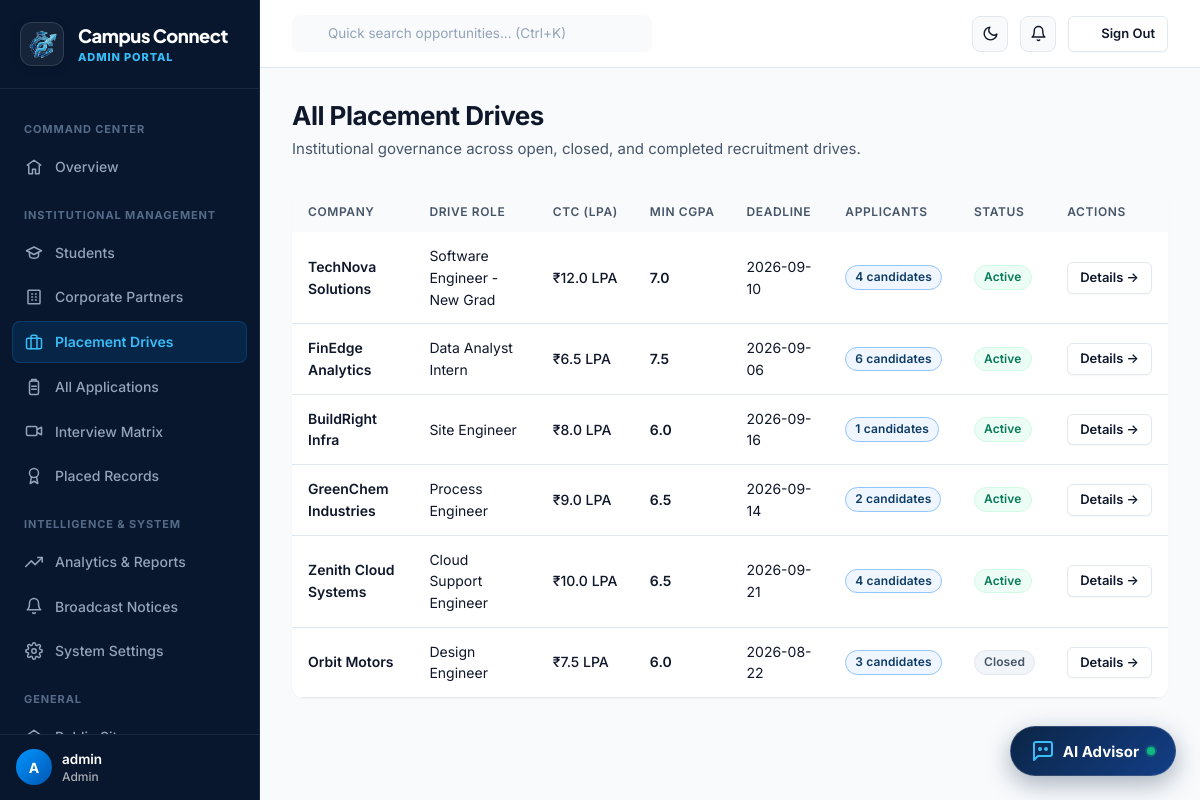
Screenshot of /admin/drives (signed in) with the database file from the repository.
### tables this page shows
CREATE TABLE users (
    id INTEGER PRIMARY KEY AUTOINCREMENT,
    email VARCHAR(255) NOT NULL UNIQUE,
    password_hash VARCHAR(255) NOT NULL,
    role VARCHAR(20) NOT NULL CHECK(role IN ('student','admin','recruiter')),
    is_active INTEGER NOT NULL DEFAULT 1,
    created_at TIMESTAMP NOT NULL DEFAULT CURRENT_TIMESTAMP
);

CREATE TABLE drives (
    id INTEGER PRIMARY KEY AUTOINCREMENT,
    company_id INTEGER NOT NULL REFERENCES companies(id) ON DELETE CASCADE,
    title VARCHAR(150) NOT NULL,
    description TEXT,
    ctc REAL NOT NULL DEFAULT 0,
    location VARCHAR(150),
    job_type VARCHAR(50) NOT NULL DEFAULT 'Full-Time',
    min_cgpa REAL NOT NULL DEFAULT 0,
    max_backlogs INTEGER NOT NULL DEFAULT 0,
    openings INTEGER NOT NULL DEFAULT 1,
    deadline DATE NOT NULL,
    drive_date DATE,
    status VARCHAR(20) NOT NULL DEFAULT 'active' CHECK(status IN ('active','closed','cancelled')),
    created_at TIMESTAMP NOT NULL DEFAULT CURRENT_TIMESTAMP
);

CREATE TABLE companies (
    id INTEGER PRIMARY KEY AUTOINCREMENT,
    user_id INTEGER NOT NULL UNIQUE REFERENCES users(id) ON DELETE CASCADE,
    name VARCHAR(150) NOT NULL,
    industry VARCHAR(100),
    website VARCHAR(255),
    hr_contact VARCHAR(150),
    email VARCHAR(255),
    phone VARCHAR(20),
    location VARCHAR(150),
    description TEXT,
    logo_filename VARCHAR(255),
    approved INTEGER NOT NULL DEFAULT 0,
    created_at TIMESTAMP NOT NULL DEFAULT CURRENT_TIMESTAMP
);

### routes/admin_routes.py (the view)
@bp.route("/drives")
def drives():
    status = request.args.get("status", "")
    sql = """SELECT d.*, c.name as company_name,
             (SELECT COUNT(*) FROM applications a WHERE a.drive_id=d.id) as applicant_count
             FROM drives d JOIN companies c ON c.id=d.company_id WHERE 1=1"""
    args = []
    if status:
        sql += " AND d.status=?"
        args.append(status)
    sql += " ORDER BY d.created_at DESC"
    rows = query(sql, args)
    return render_template("admin/drives.html", drives=rows, status=status)

### auth.py (called while the page is built)
def load_logged_in_user():
    user_id = session.get("user_id")
    if user_id is None:
        g.user = None
    else:
        g.user = query("SELECT * FROM users WHERE id = ?", (user_id,), one=True)

def role_required(*roles):
    def decorator(view):
        @functools.wraps(view)
        def wrapped(*args, **kwargs):
            if g.user is None:
                flash("Please log in to continue.", "warning")
                return redirect(url_for("auth.login", next=request.path))
            if g.user["role"] not in roles:
                abort(403)
            return view(*args, **kwargs)
        return wrapped
    return decorator

def unread_notification_count(user_id):
    row = query(
        "SELECT COUNT(*) as c FROM notifications WHERE user_id = ? AND is_read = 0",
        (user_id,), one=True
    )
    return row["c"] if row else 0

### db.py (called while the page is built)
def get_db():
    if "db" not in g:
        g.db = sqlite3.connect(current_app.config["DATABASE_PATH"])
        g.db.row_factory = sqlite3.Row
        g.db.execute("PRAGMA foreign_keys = ON")
    return g.db

def query(sql, args=(), one=False):
    cur = get_db().execute(sql, args)
    rows = cur.fetchall()
    cur.close()
    return (rows[0] if rows else None) if one else rows

### routes/admin_routes.py (called while the page is built)
@bp.before_request
@role_required("admin")
def guard():
    pass

### templates/admin/drives.html (shortened to what this page needs)
{% extends "base_dashboard.html" %}
{% from "_icons.html" import icon %}
{% block sidebar_nav %}{% include "admin/_sidebar.html" %}{% endblock %}
{% block content %}
<div class="flex-between mb-8" style="flex-wrap:wrap;">
  <div>
    <h1 class="h2" style="margin:0 0 var(--space-1);">All Placement Drives</h1>
    <p class="text-muted" style="margin:0;">Institutional governance across open, closed, and completed recruitment drives.</p>
  </div>
</div>
<div class="card card-flush">
  {% if drives %}
  <div class="table-wrap">
    <table class="data-table">
      <thead>
        <tr>
          <th>Company</th>
          <th>Drive Role</th>
          <th>CTC (LPA)</th>
          <th>Min CGPA</th>
          <th>Deadline</th>
          <th>Applicants</th>
          <th>Status</th>
          <th>Actions</th>
        </tr>
      </thead>
      <tbody>
        {% for d in drives %}
        <tr>
          <td class="cell-primary font-semibold">{{ d.company_name }}</td>
          <td>{{ d.title }}</td>
          <td class="cell-muted font-medium">₹{{ d.ctc }} LPA</td>
          <td class="cell-muted font-semibold">{{ d.min_cgpa }}</td>
          <td class="cell-muted">{{ d.deadline }}</td>
          <td><span class="badge badge-brand">{{ d.applicant_count }} candidates</span></td>
          <td><span class="badge {{ 'badge-success' if d.status=='active' else 'badge-gray' }}">{{ d.status|capitalize }}</span></td>
          <td>
            <a href="{{ url_for('admin.drive_detail', drive_id=d.id) }}" class="btn btn-sm btn-outline">Details &rarr;</a>
          </td>
        </tr>
        {% endfor %}
      </tbody>
    </table>
  </div>
  {% else %}
  <div class="empty-state">
    <div class="empty-icon">{{ icon('briefcase', 24) }}</div>
    <h4>No placement drives found</h4>
    <p>Recruiter postings will appear here for institutional monitoring.</p>
  </div>
  {% endif %}
</div>
{% endblock %}

### templates/base_dashboard.html (shortened to what this page needs)
{% extends "base.html" %}
{% from "_icons.html" import icon %}
{% block body %}
<div class="app-shell app-layout">
  <aside class="sidebar app-sidebar" id="app-sidebar">
    <div class="sidebar-brand">
      <a href="{{ url_for('public.landing') }}" class="brand-lockup">
        <div class="brand-logo-wrap">
          <img src="{{ url_for('static', filename='images/logo.png') }}" alt="Campus Connect" class="brand-logo-img">
        </div>
        <div class="brand-text-block">
          <span class="brand-name">Campus Connect</span>
          <span class="brand-sub">{% if current_user %}{{ current_user.role|capitalize }} Portal{% else %}Portal{% endif %}</span>
        </div>
      </a>
    </div>
    <nav class="sidebar-nav">
      {% block sidebar_nav %}{% endblock %}
      <div class="sidebar-section-label">General</div>
      <a href="{{ url_for('public.landing') }}" class="sidebar-link">
        {{ icon('home', 18) }} Public Site
      </a>
    </nav>
        <div class="sidebar-footer">
      <div class="flex-align-center" style="gap:10px;">
        <div class="avatar" style="width:36px;height:36px;font-size:0.875rem;background:linear-gradient(135deg, #0096FF, #0056b3);color:#FFFFFF;flex-shrink:0;">
          {{ current_user.email[0]|upper if current_user else 'U' }}
        </div>
        <div style="overflow:hidden;flex:1;">
          <div class="font-semibold text-sm truncate" style="color:#FFFFFF;">
            {{ current_user.email.split('@')[0] if current_user else 'User' }}
          </div>
          <div class="text-xs font-medium" style="color:rgba(255,255,255,0.65);">
            {{ current_user.role|capitalize if current_user else 'Guest' }}
          </div>
        </div>
      </div>
    </div>
  </aside>
  <div class="main-col app-main">
    <header class="topbar app-topbar">
      <div class="topbar-left">
        <div class="topbar-search">
          <input type="text" placeholder="Quick search opportunities... (Ctrl+K)" id="global-search-input" onclick="window.location.href='{{ url_for('public.jobs_hub') }}'">
        </div>
      </div>
      <div class="topbar-right">
        <button class="theme-toggle-btn" id="dashboard-theme-toggle" aria-label="Toggle Theme" title="Switch Theme">
          <span class="theme-icon-moon">{{ icon('moon', 17) }}</span>
        </button>
        {% if current_user %}
        <div class="topbar-notifications">
          <a href="{{ url_for(current_user.role ~ '.notifications') }}" class="topbar-notif-btn" aria-label="Notifications" title="Notifications">
            {{ icon('bell', 17) }}
          </a>
        </div>
        {% endif %}
        <a href="{{ url_for('auth.logout') }}" class="btn btn-outline btn-sm header-signout-btn" title="Sign Out">
          {{ icon('log-out', 14) }} <span>Sign Out</span>
        </a>
      </div>
    </header>
    <main class="page-content app-content">
      {% block content %}{% endblock %}
    </main>
  </div>
</div>
{% endblock %}

### rows the page displays
users: role "ADMIN", email "A", email "admin", role "Admin"
drives: company_name "TechNova Solutions", title "Software Engineer - New Grad", ctc "12.0", min_cgpa "7.0", deadline "2026-09-10", applicant_count "4", status "Active"
drives: company_name "FinEdge Analytics", title "Data Analyst Intern", ctc "6.5", min_cgpa "7.5", deadline "2026-09-06", applicant_count "6", status "Active"
drives: company_name "BuildRight Infra", title "Site Engineer", ctc "8.0", min_cgpa "6.0", deadline "2026-09-16", applicant_count "1", status "Active"
drives: company_name "GreenChem Industries", title "Process Engineer", ctc "9.0", min_cgpa "6.5", deadline "2026-09-14", applicant_count "2", status "Active"
drives: company_name "Zenith Cloud Systems", title "Cloud Support Engineer", ctc "10.0", min_cgpa "6.5", deadline "2026-09-21", applicant_count "4", status "Active"
drives: company_name "Orbit Motors", title "Design Engineer", ctc "7.5", min_cgpa "6.0", deadline "2026-08-22", applicant_count "3", status "Closed"
